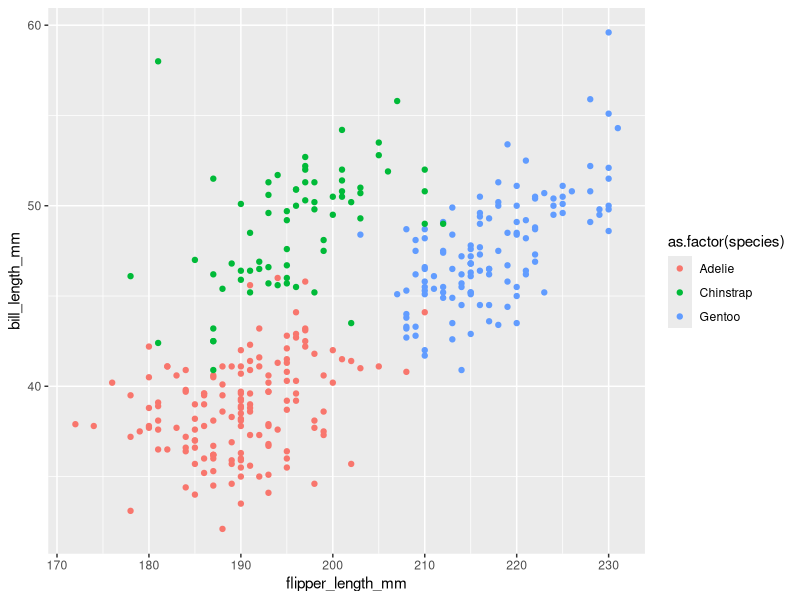
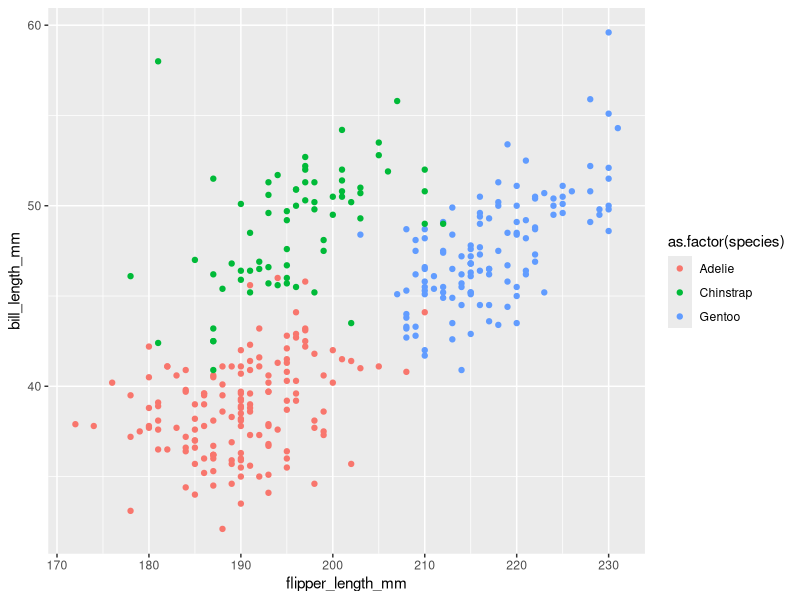

These charts were generated, in order, by the following R code:
## ---- chunk 1
library(tidyverse)
## ---- chunk 2
problem1_df=tibble(
  samp = rnorm(10),
  logic_vec = samp>0,
  char_vec = c("a", "b", "c", "d", "e", "f", "g", "h", "i", "j"),
  fac_vec = factor(c("s", "s", "s", "m", "m", "m", "m", "l", "l", "l"))
)

problem1_df 
## ---- chunk 3
mean(problem1_df$samp)
mean(problem1_df$logic_vec)
mean(problem1_df$char_vec)
mean(problem1_df$fac_vec)
## ---- chunk 4
integer = as.integer(as.logical(problem1_df$logic_vec))
integer * problem1_df$samp
fact = as.factor(as.logical(problem1_df$logic_vec))
fact * problem1_df$samp
numb = as.numeric(as.factor(as.logical(problem1_df$logic_vec)))
numb * problem1_df$samp
## ---- chunk 5
data("penguins", package = "palmerpenguins")
## ---- chunk 6
library(ggplot2)
ggplot(penguins, aes(x= flipper_length_mm, y= bill_length_mm, color = as.factor(species))) + geom_point()
## ---- chunk 7
ggsave("penguins.png", width = 5, height = 5)
